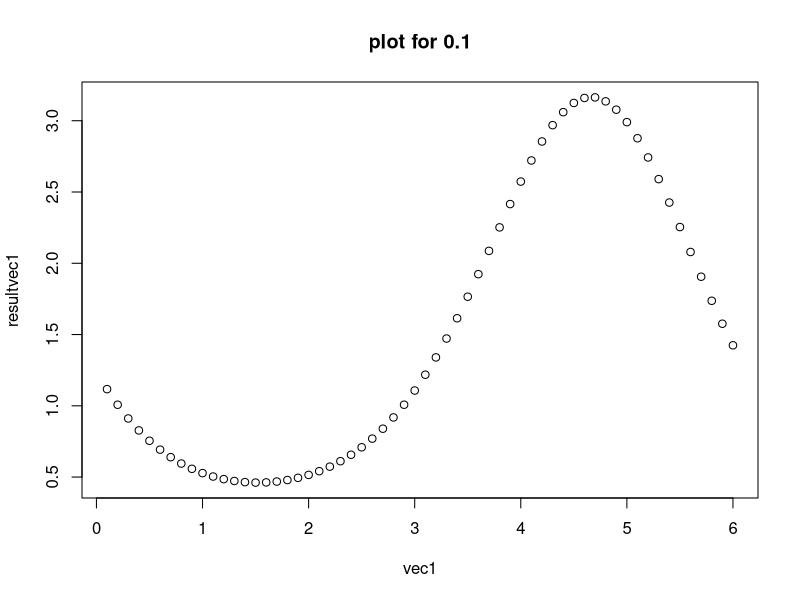
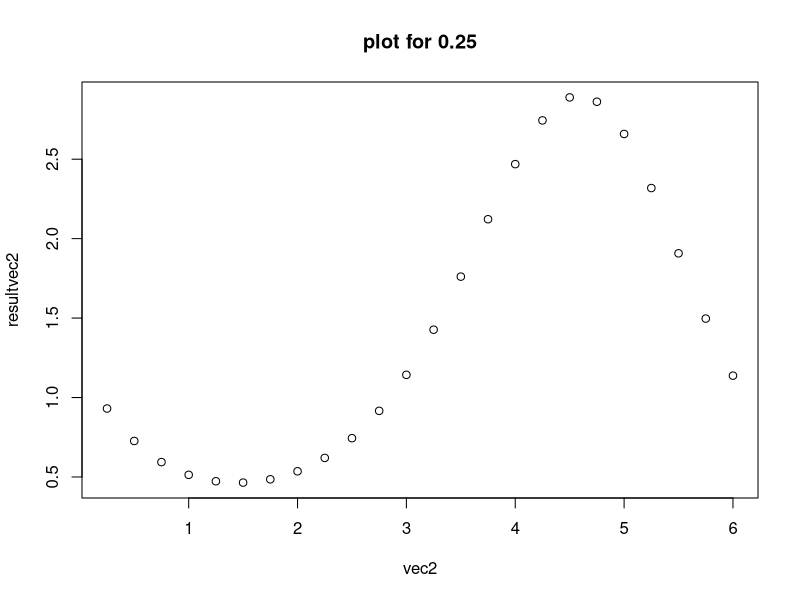
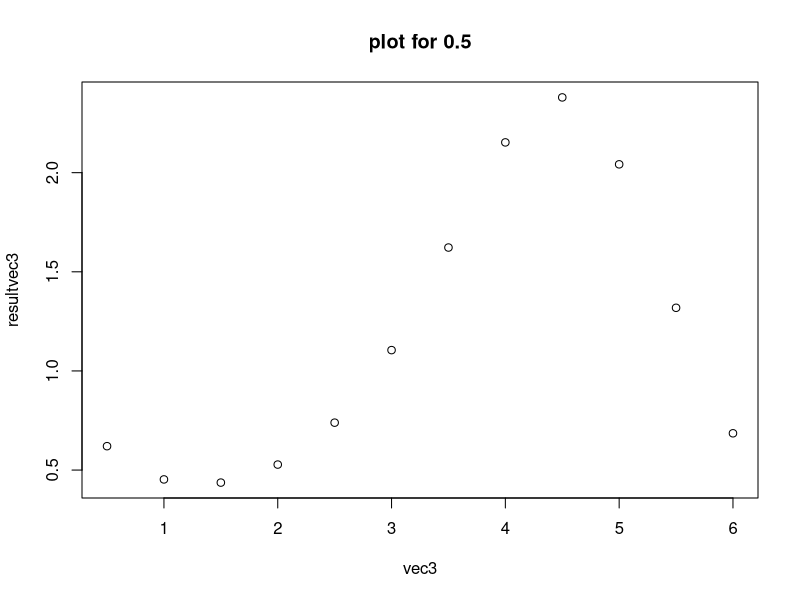
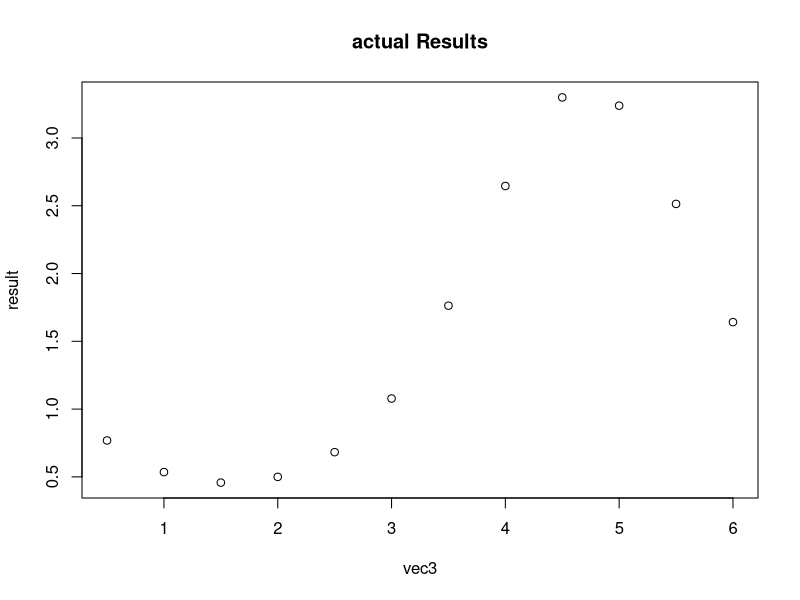

These charts were generated, in order, by the following R code:


createVic <- function(h){
  vec <- c()
  sum=h
  while (sum<=6) {
    vec <- append(vec,sum)
    sum=sum+h
    
  }
  
  return(vec)
  
}


Yi <- function(y,h,x){
  y1 <-y+ (0 -y*cos(x)*h)
  return(y1)
}

EuMethod <- function(vec,h){
  
  
  cnt=1
  resY <- c()
  while(cnt<=length(vec)){
    
    if(length(resY)==0){
      resY <- append(resY,Yi(1.241,h,0))
    }else{
      resY <- append(resY,Yi(resY[cnt-1],h,vec[cnt]))
    }
    
    cnt=cnt+1
  }
  return(resY)
}


calcExact <- function(vec){
  cnt=1
  resVec <- c()
  while (cnt<=length(vec)) {
    y <- 0.5*exp(sin(2))* exp(-sin(vec[cnt]))
    resVec <- append(resVec,y)
    cnt=cnt+1
  }
  
  return(resVec)
}

vec1 <- createVic(0.1)
vec2 <- createVic(0.25)
vec3 <- createVic(0.5)

resultvec1 <- EuMethod(vec1,0.1)
resultvec2 <- EuMethod(vec2,0.25)
resultvec3 <- EuMethod(vec3,0.5)

plot(vec1,resultvec1,main="plot for 0.1")
plot(vec2,resultvec2,main="plot for 0.25")
plot(vec3,resultvec3,main="plot for 0.5")

result <- calcExact(vec3)


AeError <-  abs(resultvec3-result)
ReError <- AeError/result*100


data <- data.frame(
  "delta"=vec3,
  "estimate Result"=resultvec3,
  "exact Result" =result,
  "Absulote Error" =AeError,
  "Relative Error" =ReError
)


plot(vec3,result,main="actual Results")

print(data)


